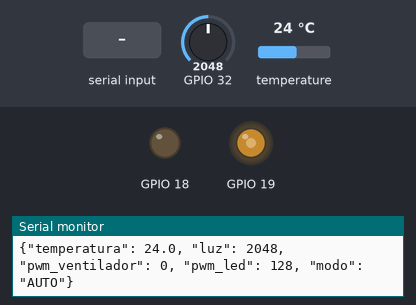
A sketch run on a simulated ESP32. Parts: output pins drawn as LEDs (lit = HIGH), the last lines printed to the serial monitor. Inputs (shaded band) come from the test bench; at power-on: temperature 24 °C, GPIO 32 = 2048 (analog values on the 0–4095 scale).

Above: at 1.5 s.
1.6 s: "VENT:90\n" received over Serial
At 3.0 s:
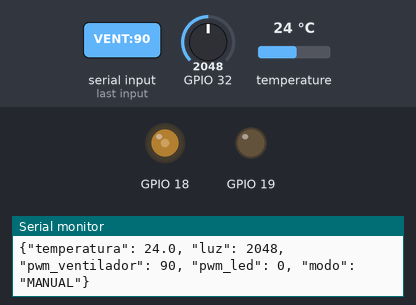
4.0 s: "LED:90\n" received over Serial
At 6.9 s:
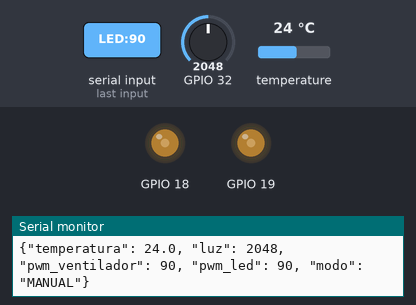
7.5 s: "AUTO\n" received over Serial
At 10.8 s:
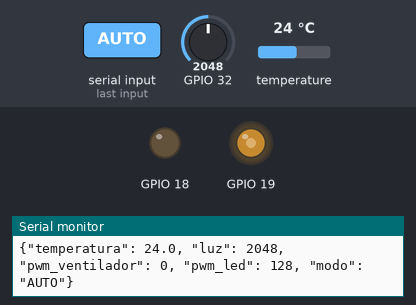
11.1 s: temperature set to 29.3 °C
12.6 s: temperature set to 30.8 °C
At 13.5 s:
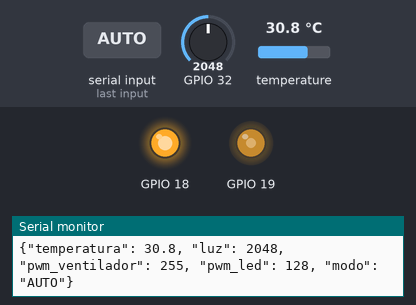
14.6 s: GPIO 32 set to 1228
At 16.0 s:
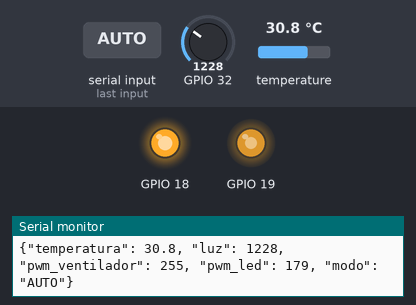
Timing chart, 0 to 17.4 s (numbered marks = the images above; inputs shaded):
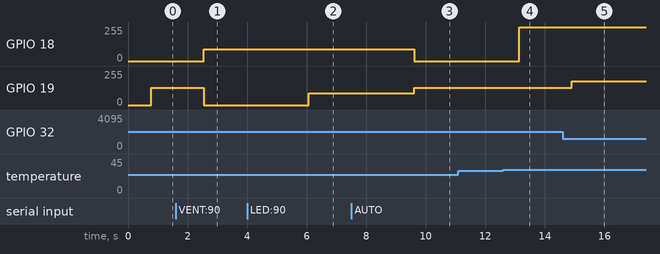

Measured:
- the behaviour switches between 30 and 30.1 °C on temperature (found by bisection; images 3 and 4)
- after the input at 1.6 s, GPIO 18: 0/255 → 90/255 after 0.95 s; GPIO 19: 128/255 → 0/255 after 0.95 s
- after the input at 4.0 s, GPIO 19: 0/255 → 90/255 after 2.1 s
- after the input at 7.5 s, GPIO 18: 90/255 → 0/255 after 2.1 s; GPIO 19: 90/255 → 128/255 after 2.1 s
- after the input at 12.6 s, GPIO 18: 0/255 → 255/255 after 0.55 s
- after the input at 14.6 s, GPIO 19: 128/255 → 178/255 after 0.31 s

The sketch:

micro-invernadero.ino
```cpp
#include <OneWire.h>
#include <DallasTemperature.h>

// ============================================================================
// CLASE 1: ACTUADOR PWM
// ============================================================================
class ActuadorPWM {
  private:
    int _pin;
    int _freq;
    int _resolucion;
    int _dutyActual;

  public:
    ActuadorPWM(int pin, int freq = 5000, int resolucion = 8)
      : _pin(pin), _freq(freq), _resolucion(resolucion), _dutyActual(0) {}

    void inicializar() {
      ledcAttach(_pin, _freq, _resolucion);
      escribirPWM(0);
    }

    void escribirPWM(int duty) {
      _dutyActual = constrain(duty, 0, 255);
      ledcWrite(_pin, _dutyActual);
    }

    int obtenerDuty() const {
      return _dutyActual;
    }
};

// ============================================================================
// CLASE 2: SENSOR LDR
// ============================================================================
class SensorLDR {
  private:
    int _pin;

  public:
    SensorLDR(int pin) : _pin(pin) {}

    void inicializar() {
      analogReadResolution(12);
    }

    int leerLuz() const {
      return analogRead(_pin); // Retorna 0 - 4095
    }

    // Calcula el duty inverso proporcional (0 a 255)
    int calcularPWMInverso() const {
      int adc = leerLuz();
      int pwm = map(adc, 0, 4095, 255, 0);
      return constrain(pwm, 0, 255);
    }
};

// ============================================================================
// CLASE 3: SENSOR TÉRMICO DIGITAL
// ============================================================================
class SensorTermicoDS18B20 {
  private:
    int _pin;
    OneWire _oneWire;
    DallasTemperature _sensor;

  public:
    SensorTermicoDS18B20(int pin)
      : _pin(pin), _oneWire(pin), _sensor(&_oneWire) {}

    void inicializar() {
      _sensor.begin();
    }

    float leerTemperatura() {
      _sensor.requestTemperatures();
      float temp = _sensor.getTempCByIndex(0);
      return (temp == DEVICE_DISCONNECTED_C) ? 0.0 : temp;
    }
};

// ============================================================================
// CLASE 4: CONTROLADOR DE PLANTA
// ============================================================================
class ControladorPlanta {
  private:
    SensorTermicoDS18B20 _sensorTemp;
    SensorLDR _sensorLuz;
    ActuadorPWM _ventilador;
    ActuadorPWM _led;

    bool _modoManual;
    int _manualPWMVent;
    int _manualPWMLED;

  public:
    ControladorPlanta(int pinTemp, int pinLDR, int pinVent, int pinLED)
      : _sensorTemp(pinTemp),
        _sensorLuz(pinLDR),
        _ventilador(pinVent, 5000, 8),
        _led(pinLED, 5000, 8),
        _modoManual(false),
        _manualPWMVent(0),
        _manualPWMLED(0) {}

    void inicializar() {
      _sensorTemp.inicializar();
      _sensorLuz.inicializar();
      _ventilador.inicializar();
      _led.inicializar();
    }

    void actualizar() {
      float temp = _sensorTemp.leerTemperatura();
      int luz = _sensorLuz.leerLuz();

      int pwmVent = 0;
      int pwmLED = 0;

      if (_modoManual) {
        pwmVent = _manualPWMVent;
        pwmLED = _manualPWMLED;
      } else {
        // Regla térmica: 100% (255) si excede 30 °C
        pwmVent = (temp > 30.0) ? 255 : 0;

        // Regla lumínica: Proporcional inversa
        pwmLED = _sensorLuz.calcularPWMInverso();
      }

      // Aplicar a los objetos actuadores
      _ventilador.escribirPWM(pwmVent);
      _led.escribirPWM(pwmLED);

      // Emitir telemetría estructurada
      enviarTelemetria(temp, luz);
    }

    void procesarComando(const String &comando) {
      if (comando.equalsIgnoreCase("AUTO")) {
        _modoManual = false;
        Serial.println("{\"status\": \"Modo AUTO activado\"}");
      } else if (comando.startsWith("VENT:")) {
        _modoManual = true;
        _manualPWMVent = constrain(comando.substring(5).toInt(), 0, 255);
        Serial.println("{\"status\": \"Ventilador forzado\"}");
      } else if (comando.startsWith("LED:")) {
        _modoManual = true;
        _manualPWMLED = constrain(comando.substring(4).toInt(), 0, 255);
        Serial.println("{\"status\": \"LED forzado\"}");
      }
    }

  private:
    void enviarTelemetria(float temp, int luz) {
      Serial.print("{\"temperatura\": ");
      Serial.print(temp, 1);
      Serial.print(", \"luz\": ");
      Serial.print(luz);
      Serial.print(", \"pwm_ventilador\": ");
      Serial.print(_ventilador.obtenerDuty());
      Serial.print(", \"pwm_led\": ");
      Serial.print(_led.obtenerDuty());
      Serial.print(", \"modo\": \"");
      Serial.print(_modoManual ? "MANUAL" : "AUTO");
      Serial.println("\"}");
    }
};

// ============================================================================
// INSTANCIACIÓN Y PUNTO DE ENTRADA ARDUINO
// ============================================================================
// Asignación de pines: DS18B20=GPIO4, LDR=GPIO32, Vent=GPIO18, LED=GPIO19
ControladorPlanta planta(4, 32, 18, 19);

void setup() {
  Serial.begin(115200);
  planta.inicializar();
}

void loop() {
  if (Serial.available() > 0) {
    String cmd = Serial.readStringUntil('\n');
    cmd.trim();
    planta.procesarComando(cmd);
  }

  planta.actualizar();
  delay(1000);
}
```
